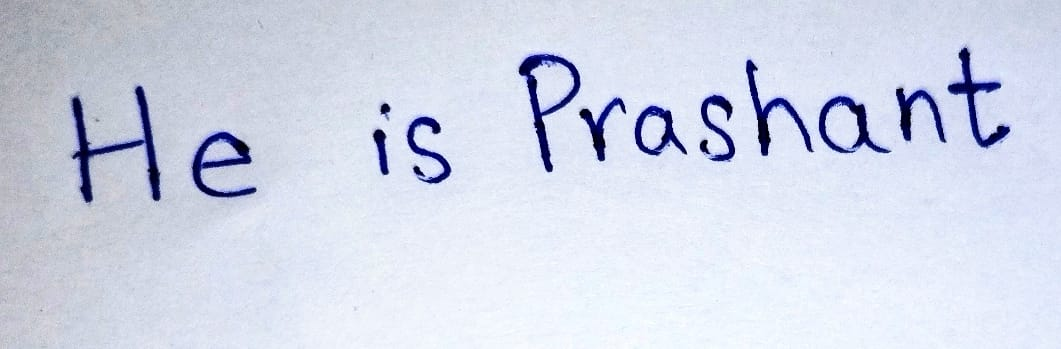
#> input picture he is pps.png, 1061 x 349 px, found by its file name
$ python pytesseract1.py
#> lines starting #> are read from the running program, lines starting #| are printed output that depends on the picture
# [12 lines of commented-out code are left out]

import pytesseract as pyt
import cv2

# Load the image
img = cv2.imread(r"C:\c c++ files\coding files\.vscode\hadnwriting_reader\he is pps.png")
#> img is the input picture: shape (349, 1061, 3); mean B, G, R 232.1, 215.3, 209.5

# Check if image is loaded properly
if img is None:
    print("Error: Image not found or unable to load. Check file path.")
else:
    pyt.pytesseract.tesseract_cmd = r"C:\Program Files\Tesseract-OCR\tesseract.exe"

    # Convert image to grayscale
    img = cv2.cvtColor(img, cv2.COLOR_BGR2GRAY)
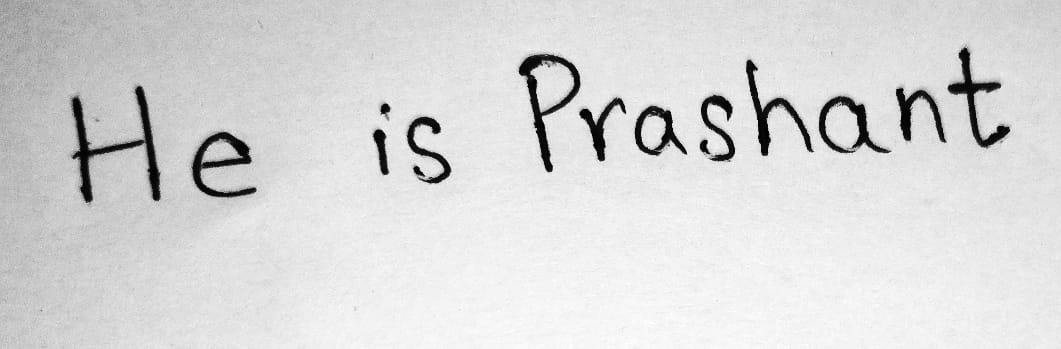
#> img: shape (349, 1061); min 1, max 254, mean 215.6

    # Extract text from image
#> (the run stopped early here; a loop or call above may not have finished)

$ run again, with Test2handfile.png copied over he is pps.png
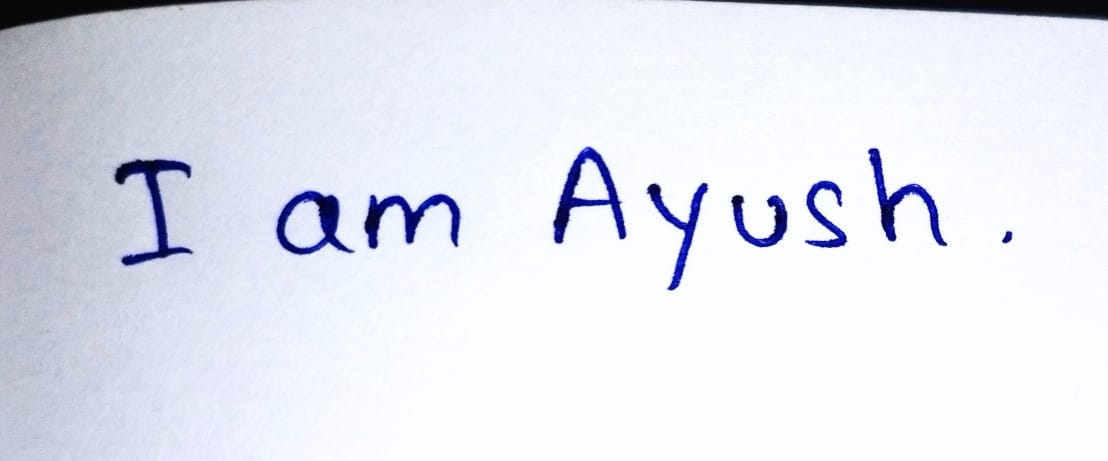
#> input picture Test2handfile.png, 1108 x 461 px, found by its file name
#> img is the input picture: shape (461, 1108, 3); mean B, G, R 240.1, 230, 226.8
#> `img = cv2.cvtColor(img, cv2.COLOR_BGR2GRAY)`:
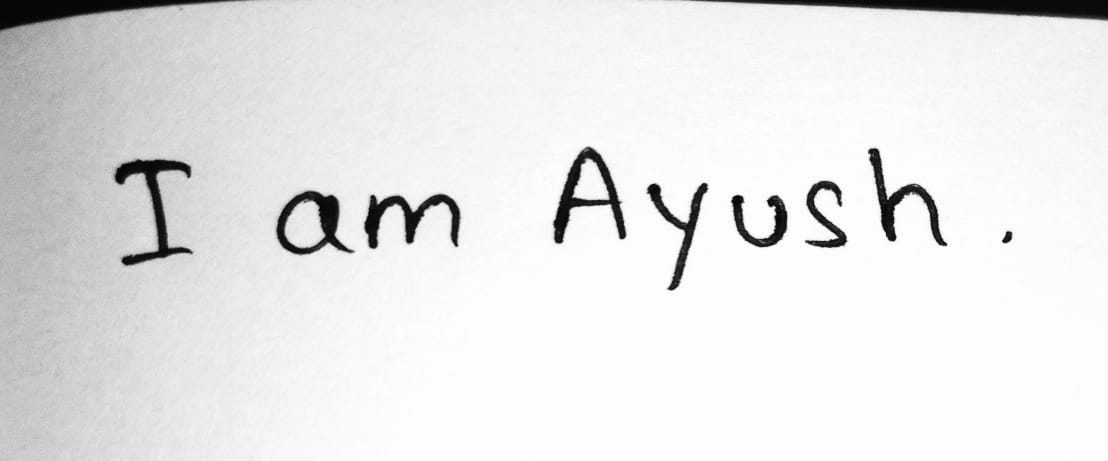
#> img: shape (461, 1108); min 2, max 255, mean 230.2
